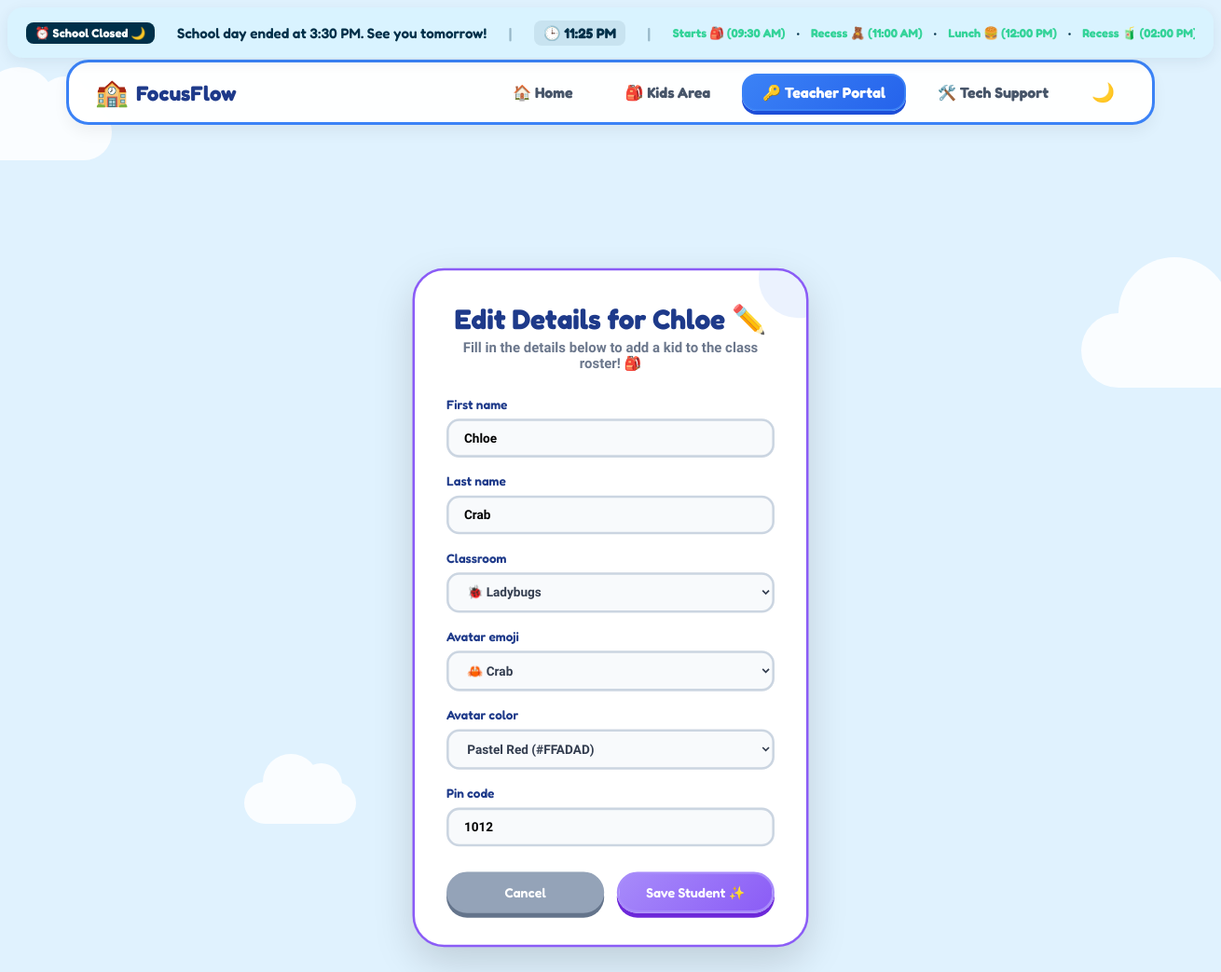
Before: /teacher/edit/54/ (signed in) with the older database file.
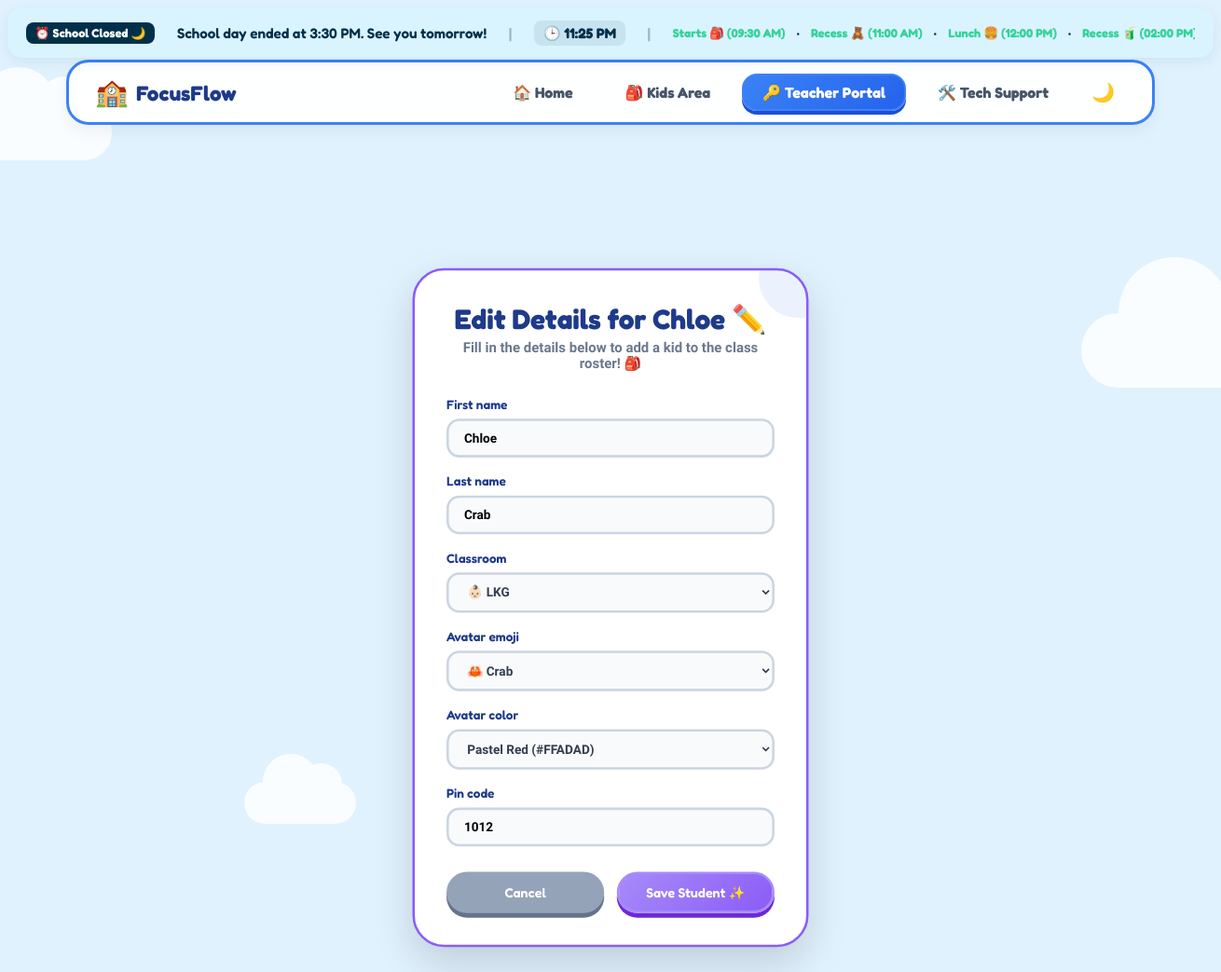
After: the same page with the newer database file.
### attendance/models.py (models this page shows, shortened)
class Student(models.Model):
    first_name = models.CharField(max_length=50)
    last_name = models.CharField(max_length=50)
    classroom = models.CharField(max_length=50)
    avatar_emoji = models.CharField(max_length=5)
    avatar_color = models.CharField(max_length=7)
    is_active = models.BooleanField(default=True)
    date_created = models.DateTimeField(auto_now_add=True)
    pin_code = models.CharField(
        max_length=4,
        default="1234",
        validators=[RegexValidator(r'^\d{4}$', 'PIN code must be exactly 4 digits.')]
    )

### attendance/views.py (the view)
# urls.py: path('teacher/edit/<int:pk>/', views.edit_student, name='edit_student'),
@login_required(login_url='teacher_login')
def edit_student(request, pk):
    student = get_object_or_404(Student, id=pk)
    if request.method == 'POST':
        form = StudentForm(request.POST, instance=student)
        if form.is_valid():
            form.save()
            messages.success(request, f"Updated details for {student.full_name}! 📝")
            return redirect('teacher_dashboard')
    else:
        form = StudentForm(instance=student)
    return render(request, 'attendance/student_form.html', {'form': form, 'title': f'Edit Details for {student.first_name} ✏️'})

### attendance/models.py (called while the page is built)
    @property
    def display_value(self):
        return f"{self.emoji} {self.name}"

### attendance/templates/attendance/student_form.html (shortened to what this page needs)
{% extends 'attendance/base.html' %}
{% block content %}
<div class="form-page-container">
    <div class="kid-modal-card form-card">
        <div class="modal-bubble-decor"></div>
        <div class="modal-header-section">
            <h2>{{ title }}</h2>
            <p>Fill in the details below to add a kid to the class roster! 🎒</p>
        </div>
        <form method="POST" class="bubbly-form">
            {% for field in form %}
                <div class="form-group-bubbly">
                    <label for="{{ field.id_for_label }}">{{ field.label }}</label>
                    {{ field }}
                </div>
            {% endfor %}
            <div class="form-actions-wrapper" style="margin-top: 2rem;">
                <a href="{% url 'teacher_dashboard' %}" class="bubbly-btn cancel-btn">Cancel</a>
                <button type="submit" class="bubbly-btn primary-btn">
                    Save Student ✨
                </button>
            </div>
        </form>
    </div>
</div>
{% endblock %}

### attendance/templates/attendance/base.html (shortened to what this page needs)
{% load static %}
<!DOCTYPE html>
<html lang="en">
<head>
    <link rel="stylesheet" href="{% static 'css/kid_theme.css' %}">
</head>
<body>
    <div class="top-ticker-bar">
        <div class="ticker-marquee-track">
            <div class="ticker-marquee-list">
                <div class="ticker-item">
                    <span class="ticker-badge {{ schedule_status.badge }}">⏰ {{ schedule_status.status }}</span>
                    <span class="ticker-text">{{ schedule_status.message }}</span>
                    <span class="ticker-divider">|</span>
                    <span class="ticker-time">🕒 {{ schedule_status.current_time_str }}</span>
                    <span class="ticker-divider">|</span>
                    <span class="ticker-timeline">
                        {% for m in schedule_status.milestones %}
                            <span class="ticker-step {{ m.status_class }}">
                                {{ m.label }} ({{ m.time_str }})
                            </span>
                            {% if not forloop.last %} • {% endif %}
                        {% endfor %}
                    </span>
                </div>
            </div>
        </div>
    </div>
    <div class="sky-background">
        <div class="cloud cloud-1"></div>
        <div class="cloud cloud-2"></div>
        <div class="cloud cloud-3"></div>
        <div class="main-wrapper">
            <header class="playful-navbar">
                <a href="{% url 'home' %}" class="navbar-brand">
                    <span class="brand-emoji">🏫</span>
                    <span class="brand-text">FocusFlow</span>
                </a>
                <nav class="navbar-links">
                    <a href="{% url 'home' %}" class="nav-link {% if request.resolver_match.url_name == 'home' %}active{% endif %}">
                        🏠 Home
                    </a>
                    <a href="{% url 'student_grid' %}" class="nav-link {% if request.resolver_match.url_name == 'student_grid' %}active{% endif %}">
                        🎒 Kids Area
                    </a>
                    <a href="{% url 'teacher_dashboard' %}" class="nav-link {% if request.resolver_match.url_name == 'teacher_dashboard' or request.resolver_match.url_name == 'teacher_login' or request.resolver_match.url_name == 'teacher_register' or request.resolver_match.url_name == 'admin_developer_page' or request.resolver_match.url_name == 'add_student' or request.resolver_match.url_name == 'edit_student' or request.resolver_match.url_name == 'delete_student' %}active{% endif %}">
                        🔑 Teacher Portal
                    </a>
                    {% if can_raise_support %}
                    <a href="{% url 'support_home' %}" class="nav-link {% if 'support/' in request.path and 'engineer' not in request.path %}active{% endif %}">
                        🛠️ Tech Support
                    </a>
                    {% endif %}
                    <button id="theme-toggle-btn" class="nav-link" style="background: transparent; border: none; font-size: 1.25rem; cursor: pointer; padding: 0.5rem 0.75rem; display: inline-flex; align-items: center; justify-content: center;" title="Toggle Dark/Light Mode">
                        🌙
                    </button>
                </nav>
            </header>
            {% block content %}
            {% endblock %}
        </div>
    </div>
</body>
</html>

Changed rows visible on the page:
changed Student "Chloe": classroom "🐞 Ladybugs" → "👶🏻 LKG"
